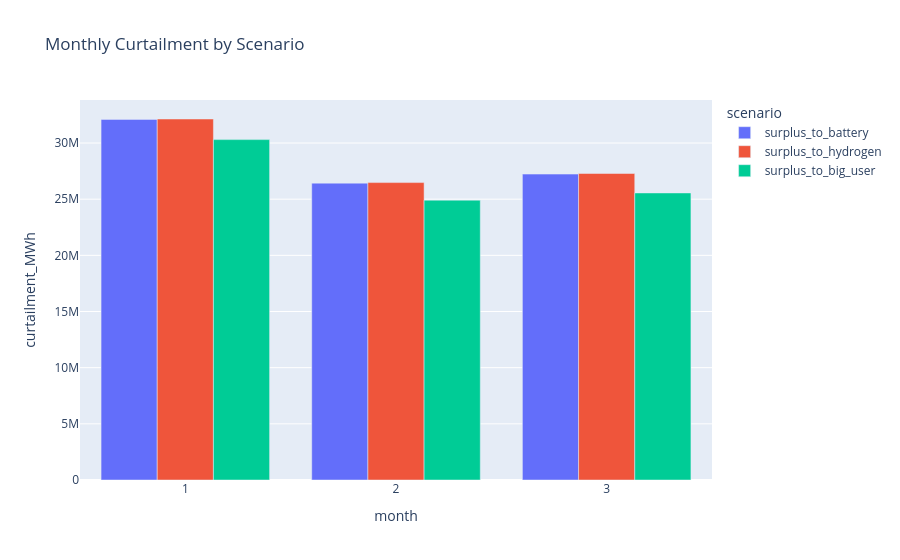

Notebook source saved alongside this figure:
### Code cell
from pathlib import Path

curt_frames = []

for sc in scenario_meta.keys():
    nc = Path("results") / f"{sc}_results.nc"
    if not nc.exists():
        continue

    m = calliope.read_netcdf(str(nc))

    c = m.results.flow_in.sel(techs="curtailment", carriers="power").fillna(0)

    # Collapse non-time dims if present (e.g., nodes)
    for d in [d for d in c.dims if d != "timesteps"]:
        c = c.sum(d)

    monthly = c.groupby("timesteps.month").sum().to_series()

    curt_frames.append(
        pd.DataFrame(
            {"month": monthly.index, "curtailment_MWh": monthly.values, "scenario": sc}
        )
    )

if curt_frames:
    df_monthly_curt = pd.concat(curt_frames, ignore_index=True)
    fig = px.bar(
        df_monthly_curt,
        x="month",
        y="curtailment_MWh",
        color="scenario",
        barmode="group",
        title="Monthly Curtailment by Scenario",
    )
    fig.show()
else:
    print("No curtailment data available to plot.")

### Figure 1 — Plotly figure (JSON) as saved in the notebook; plotly's stock layout.template omitted (floating-point values rounded to 4 significant figures)
{"data": [{"alignmentgroup": "True", "hovertemplate": "scenario=surplus_to_battery<br>month=%{x}<br>curtailment_MWh=%{y}<extra></extra>", "legendgroup": "surplus_to_battery", "marker": {"color": "#636efa", "pattern": {"shape": ""}}, "name": "surplus_to_battery", "offsetgroup": "surplus_to_battery", "orientation": "v", "showlegend": true, "textposition": "auto", "type": "bar", "x": [1, 2, 3], "xaxis": "x", "y": [32100000.0, 26430000.0, 27230000.0], "yaxis": "y"}, {"alignmentgroup": "True", "hovertemplate": "scenario=surplus_to_hydrogen<br>month=%{x}<br>curtailment_MWh=%{y}<extra></extra>", "legendgroup": "surplus_to_hydrogen", "marker": {"color": "#EF553B", "pattern": {"shape": ""}}, "name": "surplus_to_hydrogen", "offsetgroup": "surplus_to_hydrogen", "orientation": "v", "showlegend": true, "textposition": "auto", "type": "bar", "x": [1, 2, 3], "xaxis": "x", "y": [32140000.0, 26480000.0, 27290000.0], "yaxis": "y"}, {"alignmentgroup": "True", "hovertemplate": "scenario=surplus_to_big_user<br>month=%{x}<br>curtailment_MWh=%{y}<extra></extra>", "legendgroup": "surplus_to_big_user", "marker": {"color": "#00cc96", "pattern": {"shape": ""}}, "name": "surplus_to_big_user", "offsetgroup": "surplus_to_big_user", "orientation": "v", "showlegend": true, "textposition": "auto", "type": "bar", "x": [1, 2, 3], "xaxis": "x", "y": [30300000.0, 24910000.0, 25560000.0], "yaxis": "y"}], "layout": {"barmode": "group", "legend": {"title": {"text": "scenario"}, "tracegroupgap": 0}, "title": {"text": "Monthly Curtailment by Scenario"}, "xaxis": {"anchor": "y", "domain": [0, 1], "title": {"text": "month"}}, "yaxis": {"anchor": "x", "domain": [0, 1], "title": {"text": "curtailment_MWh"}}}}
